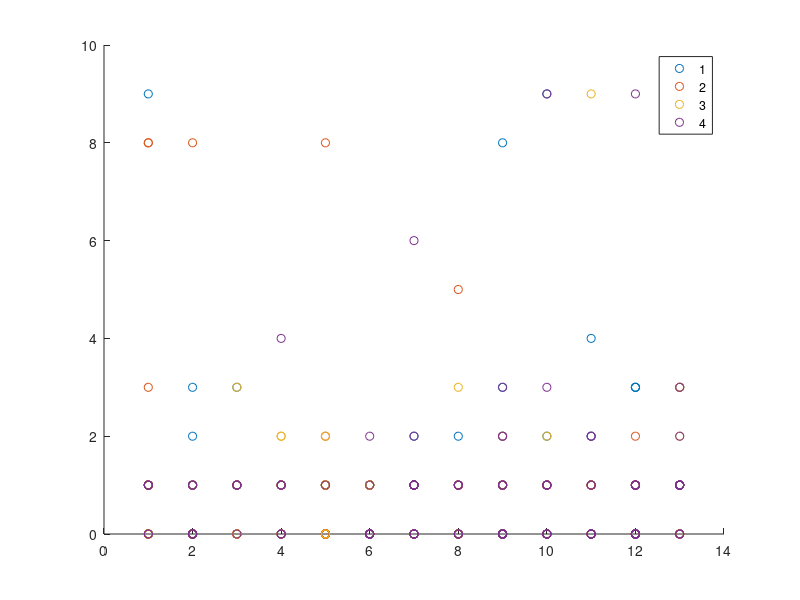

This chart was generated by the following MATLAB code:
%kmeans on heart poker dataset with c=4

X=load('poker.dat');
k=4;
k1=500;
rng(1);

[gIdx,c]=kmeans(X,k);

[n,m]=size(X);

if ~isscalar(k)
    c=k;
    k=size(c,1);
else
    c=X(ceil(rand(k,1)*n),:);
end

g0=ones(n,1);
gIdx=zeros(n,1);
D=zeros(n,k);
P=zeros(n,k);
OP=zeros(1,k);

tic


while any(g0~=gIdx)

    g0=gIdx;
    
    for t=1:k
        d=zeros(n,1);
        
        for s=1:m
            d=d+(X(:,s)-c(t,s)).^2;
        end
        D(:,t)=sqrt(d);
                   
        x=D(:,1);
        y=D(:,2);
        x1=X(:,2);
        y1=X(:,11);

       clf    
     %   plot(x, y , 'o', x1, y1, '*')   
     %   axis([-50 50 -50 50]);
    
     %   pause(.10)
    end
   
    [z,gIdx]=min(D,[],2);
 
    for t=1:k
        c(t,:)=mean(X(gIdx==t,:));
    end
end

for j=1:n
     p=max(D);
     P=p/D(j);
end

for m=1:k
     for j=1:n
         OP=D(j)*P/k;
     end
end

%fitness evaluation
for i=1:k
  for j=1:n
     f1=X(i)-D(j)/n; 
  end
end
 
f=f1/k;

maxv=max(D);
minv=min(D);

disp('CLUSTER center matrix='); disp(D); %cluster center matrix
disp('MIN value ='); disp(min(minv)); %minimum value
disp('MAX value ='); disp(max(maxv)); %maximum value
disp('MAX Purity overall ='); disp(max(OP)); %maximum purity-overall max purity value
disp('Fitness ='); disp(f); %purity

toc

gscatter(x1,y1,gIdx);